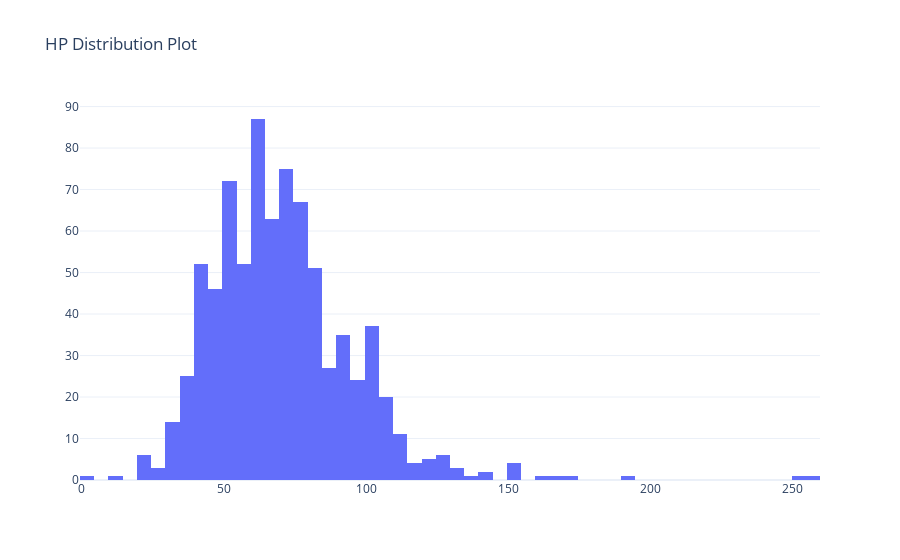

Notebook code cell kept with this figure:
### Code cell
PlotlyDistPlot(df, 'HP')

### Figure 1 — Plotly figure (JSON) as saved in the notebook; plotly's stock layout.template omitted (floating-point values rounded to 4 significant figures; data arrays with more than 128 entries replaced by an {"elided": "..."} marker saying what was removed)
{"data": [{"type": "histogram", "x": {"elided": "800 int values"}}], "layout": {"title": {"text": "HP Distribution Plot"}}}
